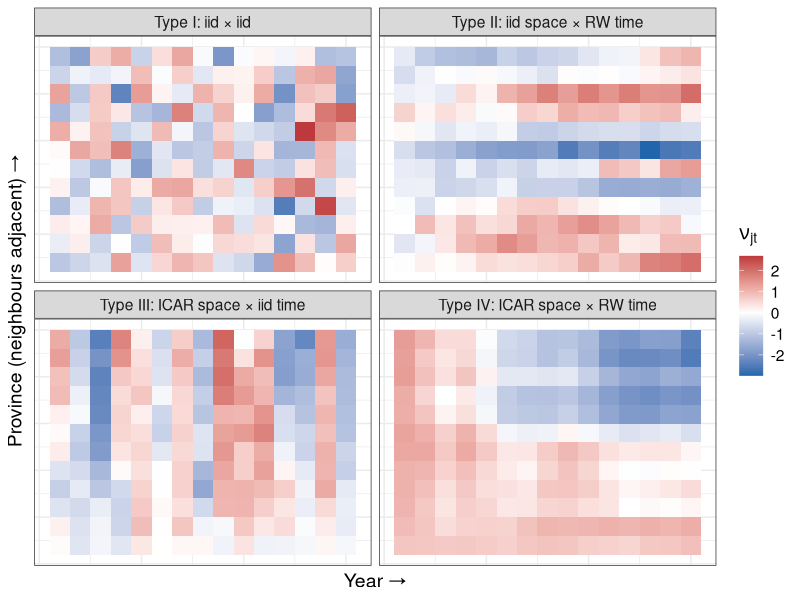
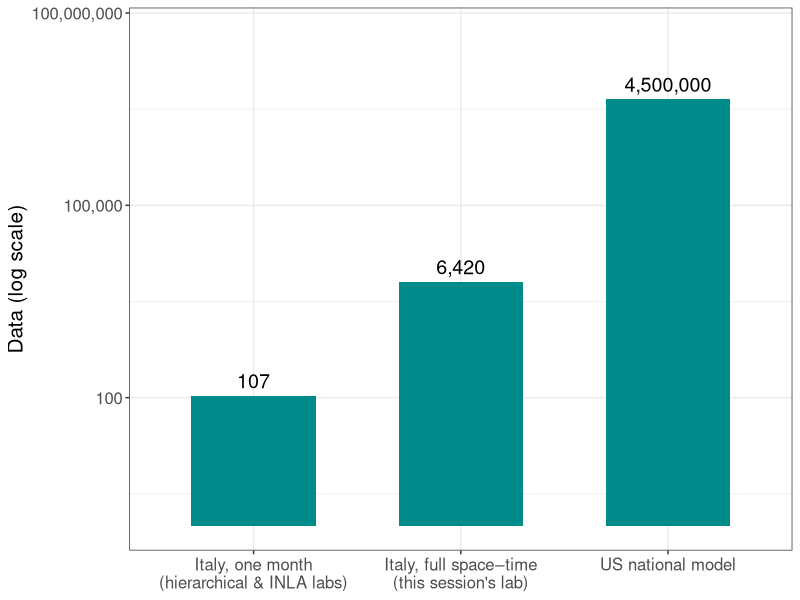
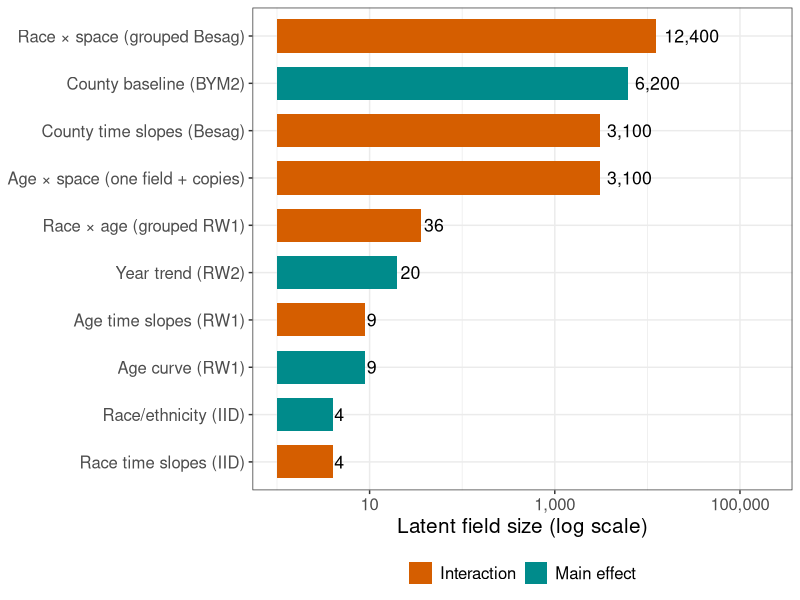
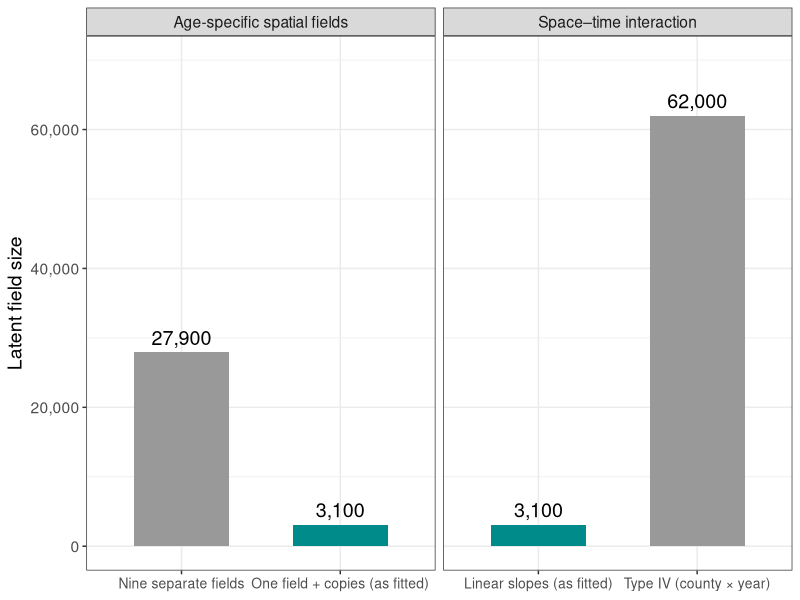
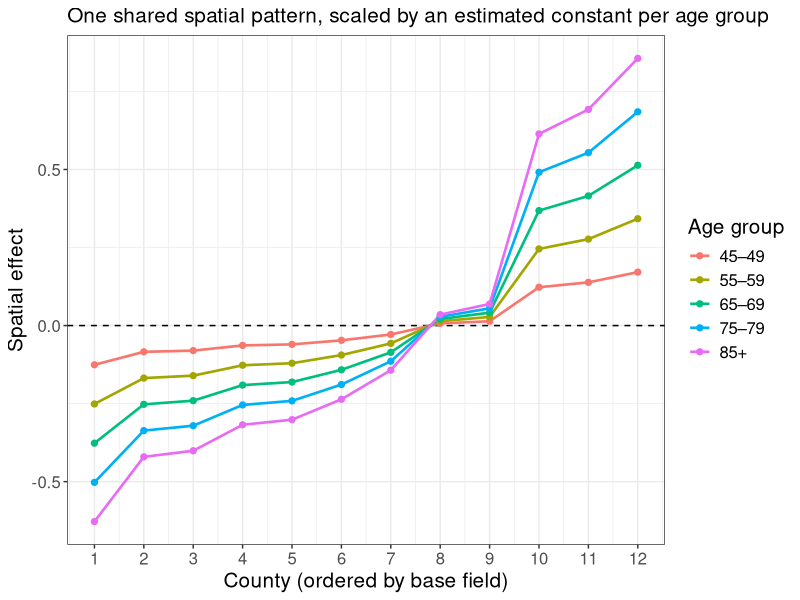
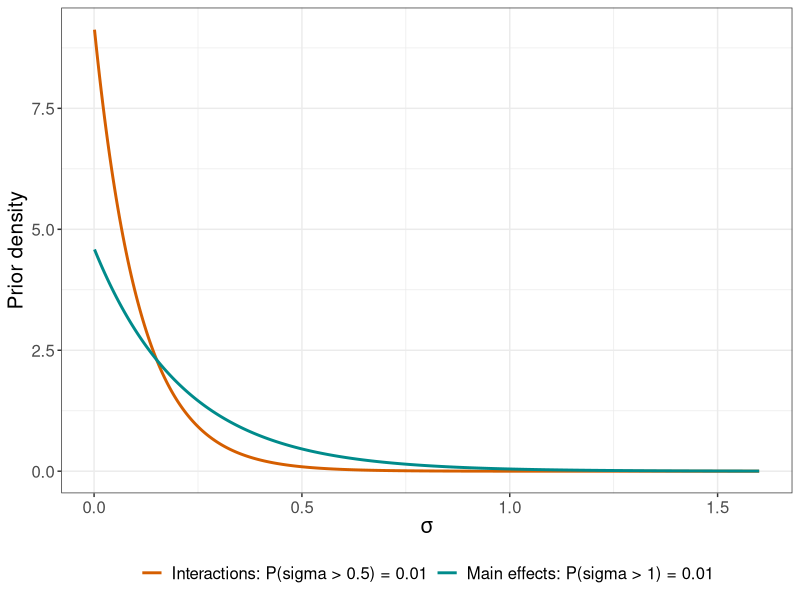
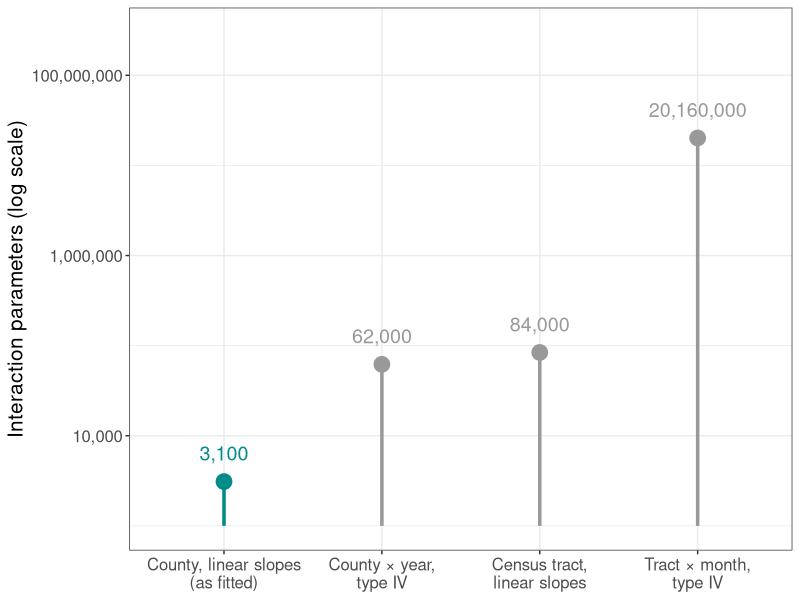
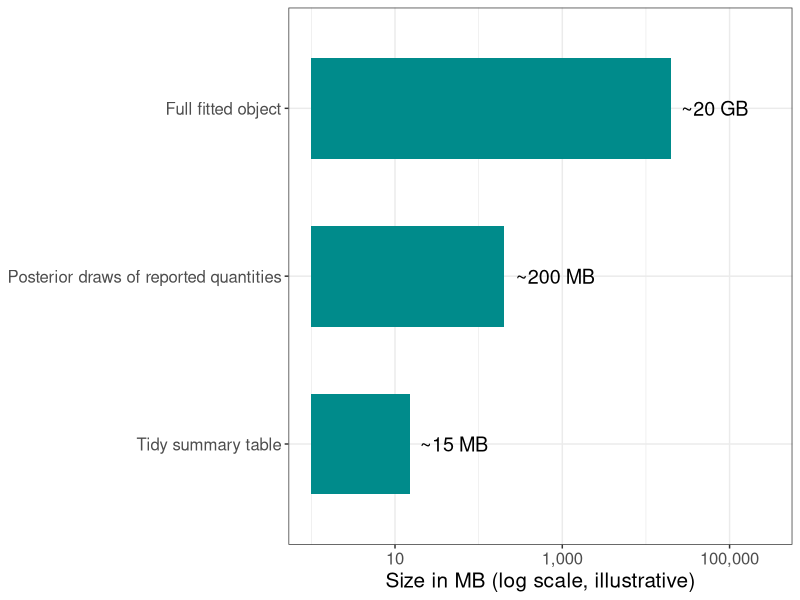

Here is the R script that generated these plots, in order:
## ---- chunk 1
#| echo: false
#| eval: true
#| fig-align: "center"
#| fig-width: 9
#| fig-height: 5
#| message: false
#| warning: false

library(dplyr)
library(ggplot2)
library(tidyr)

set.seed(3)
Np <- 12; Nt <- 15

std <- function(m) (m - mean(m)) / sd(m)

z    <- matrix(rnorm(Np * Nt), Np, Nt)
t1   <- std(z)                                        # iid x iid
t2   <- std(t(apply(matrix(rnorm(Np * Nt), Np, Nt), 1, cumsum)))   # iid space, RW time
t3   <- std(apply(matrix(rnorm(Np * Nt), Np, Nt), 2, cumsum))      # ICAR space, iid time
t4   <- std(apply(t(apply(matrix(rnorm(Np * Nt), Np, Nt), 1, cumsum)), 2, cumsum))

to_long <- function(m, lab) {
  as.data.frame(m) |>
    setNames(1:Nt) |>
    mutate(area = 1:Np) |>
    pivot_longer(-area, names_to = "time", values_to = "nu") |>
    mutate(time = as.integer(time), type = lab)
}

bind_rows(
  to_long(t1, "Type I: iid \u00d7 iid"),
  to_long(t2, "Type II: iid space \u00d7 RW time"),
  to_long(t3, "Type III: ICAR space \u00d7 iid time"),
  to_long(t4, "Type IV: ICAR space \u00d7 RW time")
) |>
  ggplot(aes(x = time, y = area, fill = nu)) +
  geom_tile() +
  facet_wrap(~type) +
  scale_fill_gradient2(low = "#2166ac", mid = "white", high = "#b2182b") +
  labs(x = "Year \u2192", y = "Province (neighbours adjacent) \u2192", fill = expression(nu[jt])) +
  theme_bw() +
  theme(text = element_text(size = 14),
        axis.text = element_blank(), axis.ticks = element_blank())
## ---- chunk 2
#| echo: false
#| eval: true
#| fig-align: "center"
#| fig-width: 8
#| fig-height: 4.5
#| message: false
#| warning: false

library(dplyr)
library(ggplot2)

tibble(
  stage = factor(
    c("Italy, one month\n(hierarchical & INLA labs)",
      "Italy, full space\u2013time\n(this session's lab)",
      "US national model"),
    levels = c("Italy, one month\n(hierarchical & INLA labs)",
               "Italy, full space\u2013time\n(this session's lab)",
               "US national model")),
  rows = c(107, 107 * 12 * 5, 4.5e6)
) |>
  ggplot(aes(x = stage, y = rows)) +
  geom_col(fill = "darkcyan", width = 0.6) +
  geom_text(aes(label = scales::comma(rows)), vjust = -0.5, size = 5) +
  scale_y_log10(labels = scales::comma,
                limits = c(1, 5e7)) +
  labs(x = NULL, y = "Data (log scale)") +
  theme_bw() +
  theme(text = element_text(size = 15))
## ---- chunk 3
#| echo: false
#| eval: true
#| fig-align: "center"
#| fig-width: 9
#| fig-height: 5.5
#| message: false
#| warning: false

library(dplyr)
library(ggplot2)

comp <- tribble(
  ~component,                          ~latent, ~type,
  "County baseline (BYM2)",              6200,  "Main effect",
  "Year trend (RW2)",                      20,  "Main effect",
  "Age curve (RW1)",                        9,  "Main effect",
  "Race/ethnicity (IID)",                   4,  "Main effect",
  "County time slopes (Besag)",          3100,  "Interaction",
  "Race time slopes (IID)",                 4,  "Interaction",
  "Age time slopes (RW1)",                  9,  "Interaction",
  "Race \u00d7 space (grouped Besag)",  12400,  "Interaction",
  "Age \u00d7 space (one field + copies)", 3100, "Interaction",
  "Race \u00d7 age (grouped RW1)",         36,  "Interaction"
)

comp |>
  mutate(component = reorder(component, latent)) |>
  ggplot(aes(x = latent, y = component, fill = type)) +
  geom_col(width = 0.7) +
  geom_text(aes(label = scales::comma(latent)), hjust = -0.15, size = 4.5) +
  scale_x_log10(labels = scales::comma, limits = c(1, 2e5)) +
  scale_fill_manual(values = c("Main effect" = "darkcyan",
                               "Interaction" = "#D55E00")) +
  labs(x = "Latent field size (log scale)", y = NULL, fill = NULL) +
  theme_bw() +
  theme(text = element_text(size = 15), legend.position = "bottom")
## ---- chunk 4
#| echo: false
#| eval: true
#| fig-align: "center"
#| fig-width: 9
#| fig-height: 4.5
#| message: false
#| warning: false

library(dplyr)
library(ggplot2)

tribble(
  ~term,                                  ~spec,                              ~latent,
  "Space\u2013time interaction",          "Type IV (county \u00d7 year)",       62000,
  "Space\u2013time interaction",          "Linear slopes (as fitted)",           3100,
  "Age-specific spatial fields",          "Nine separate fields",               27900,
  "Age-specific spatial fields",          "One field + copies (as fitted)",      3100
) |>
  ggplot(aes(x = spec, y = latent, fill = grepl("as fitted", spec))) +
  geom_col(width = 0.6, show.legend = FALSE) +
  geom_text(aes(label = scales::comma(latent)), vjust = -0.5, size = 5) +
  facet_wrap(~term, scales = "free_x") +
  scale_y_continuous(labels = scales::comma, limits = c(0, 70000)) +
  scale_fill_manual(values = c("TRUE" = "darkcyan", "FALSE" = "grey60")) +
  labs(x = NULL, y = "Latent field size") +
  theme_bw() +
  theme(text = element_text(size = 14),
        axis.text.x = element_text(size = 10))
## ---- chunk 5
#| echo: false
#| eval: true
#| fig-align: "center"
#| fig-width: 8
#| fig-height: 4.5
#| message: false
#| warning: false

library(dplyr)
library(ggplot2)
library(tidyr)

set.seed(5)
base <- sort(rnorm(12, 0, 0.5))

crossing(county = 1:12,
         age = factor(c("45\u201349", "55\u201359", "65\u201369",
                        "75\u201379", "85+"),
                      levels = c("45\u201349", "55\u201359", "65\u201369",
                                 "75\u201379", "85+"))) |>
  mutate(beta = c(0.2, 0.4, 0.6, 0.8, 1.0)[as.integer(age)],
         effect = beta * base[county]) |>
  ggplot(aes(x = county, y = effect, colour = age)) +
  geom_hline(yintercept = 0, linetype = 2) +
  geom_line(linewidth = 0.9) +
  geom_point(size = 1.8) +
  scale_x_continuous(breaks = 1:12) +
  labs(x = "County (ordered by base field)", y = "Spatial effect",
       colour = "Age group",
       subtitle = "One shared spatial pattern, scaled by an estimated constant per age group") +
  theme_bw() +
  theme(text = element_text(size = 15))
## ---- chunk 6
#| echo: false
#| eval: true
#| fig-align: "center"
#| fig-width: 8
#| fig-height: 4.5
#| message: false
#| warning: false

library(dplyr)
library(ggplot2)
library(tidyr)

sigma <- seq(0.001, 1.6, length.out = 400)

tibble(sigma = sigma,
       `Main effects: P(sigma > 1) = 0.01`      = dexp(sigma, rate = -log(0.01) / 1),
       `Interactions: P(sigma > 0.5) = 0.01`    = dexp(sigma, rate = -log(0.01) / 0.5)) |>
  pivot_longer(-sigma, names_to = "prior", values_to = "density") |>
  ggplot(aes(x = sigma, y = density, colour = prior)) +
  geom_line(linewidth = 1) +
  scale_colour_manual(values = c("#D55E00", "darkcyan")) +
  labs(x = expression(sigma), y = "Prior density", colour = NULL) +
  theme_bw() +
  theme(text = element_text(size = 15), legend.position = "bottom")
## ---- chunk 7
#| echo: false
#| eval: true
#| fig-align: "center"
#| fig-width: 9
#| fig-height: 4.5
#| message: false
#| warning: false

library(dplyr)
library(ggplot2)

tribble(
  ~scenario,                                       ~size,
  "County, linear slopes\n(as fitted)",              3100,
  "County \u00d7 year,\ntype IV",                   62000,
  "Census tract,\nlinear slopes",                   84000,
  "Tract \u00d7 month,\ntype IV",                20160000
) |>
  mutate(scenario = factor(scenario, levels = scenario),
         fitted   = scenario == levels(scenario)[1]) |>
  ggplot(aes(x = scenario, y = size, colour = fitted)) +
  geom_segment(aes(xend = scenario, y = 1e3, yend = size),
               linewidth = 1.2, show.legend = FALSE) +
  geom_point(size = 5, show.legend = FALSE) +
  geom_text(aes(label = scales::comma(size)), vjust = -1.4, size = 5,
            show.legend = FALSE) +
  scale_y_log10(labels = scales::comma, limits = c(1e3, 3e8)) +
  scale_colour_manual(values = c("TRUE" = "darkcyan", "FALSE" = "grey60")) +
  labs(x = NULL, y = "Interaction parameters (log scale)") +
  theme_bw() +
  theme(text = element_text(size = 15))
## ---- chunk 8
#| echo: false
#| eval: true
#| fig-align: "center"
#| fig-width: 8
#| fig-height: 4
#| message: false
#| warning: false

library(dplyr)
library(ggplot2)

tribble(
  ~object,                                     ~mb,     ~label,
  "Full fitted object",                        20000,   "~20 GB",
  "Posterior draws of reported quantities",      200,   "~200 MB",
  "Tidy summary table",                           15,   "~15 MB"
) |>
  mutate(object = reorder(object, mb)) |>
  ggplot(aes(x = mb, y = object)) +
  geom_col(fill = "darkcyan", width = 0.6) +
  geom_text(aes(label = label), hjust = -0.15, size = 5) +
  scale_x_log10(labels = scales::comma, limits = c(1, 3e5)) +
  labs(x = "Size in MB (log scale, illustrative)", y = NULL) +
  theme_bw() +
  theme(text = element_text(size = 15))
